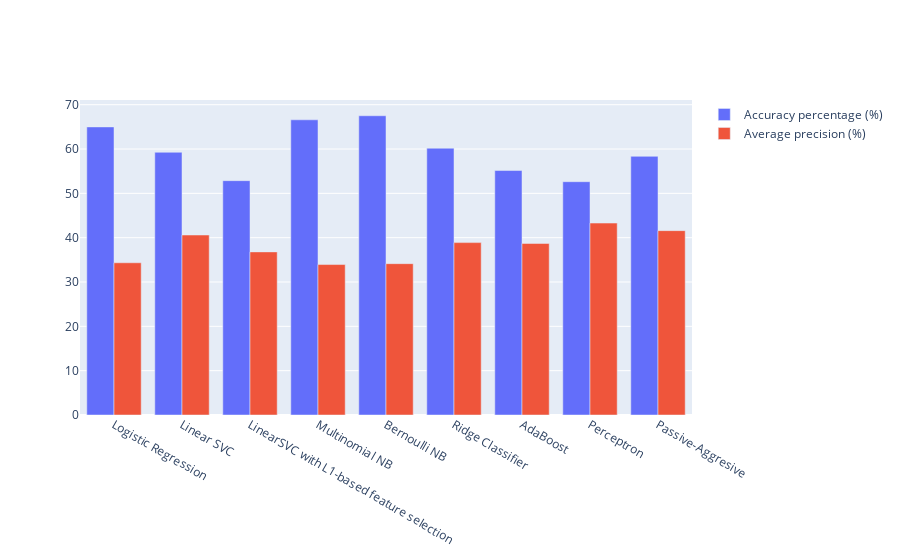

Notebook source saved alongside this figure:
### Markdown cell above
Now we plot the summary of this comparison like below, namely the accuracy of each model, their train and test time, and their average precision.

### Code cell
import plotly.offline as py
py.init_notebook_mode(connected=True)
import plotly.graph_objs as go

import numpy as np

acc=[]
names = []
avg_ = []
fp_ = []
tp_ = []

for name, accuracy, prec, rec, avg, fp, tp in result:
    acc.append(accuracy*100)
    names.append(name)

    avg_.append(avg*100)
    fp_.append(fp)
    tp_.append(tp)
trace1 = go.Bar(
    x=names,
    y=acc,
    name='Accuracy percentage (%)'
)
trace3 = go.Bar(
    x=names,
    y=avg_,
    name='Average precision (%)'
)


data = [trace1, trace3]
layout = go.Layout(
    barmode='group'
)

fig = go.Figure(data=data, layout=layout)
py.iplot(fig, filename='grouped-bar')

### Figure 1 — Plotly figure (JSON) as saved in the notebook; plotly's stock layout.template omitted (floating-point values rounded to 4 significant figures)
{"data": [{"name": "Accuracy percentage (%)", "type": "bar", "x": ["Logistic Regression", "Linear SVC", "LinearSVC with L1-based feature selection", "Multinomial NB", "Bernoulli NB", "Ridge Classifier", "AdaBoost", "Perceptron", "Passive-Aggresive"], "y": [64.99, 59.27, 52.86, 66.59, 67.51, 60.18, 55.15, 52.63, 58.35]}, {"name": "Average precision (%)", "type": "bar", "x": ["Logistic Regression", "Linear SVC", "LinearSVC with L1-based feature selection", "Multinomial NB", "Bernoulli NB", "Ridge Classifier", "AdaBoost", "Perceptron", "Passive-Aggresive"], "y": [34.34, 40.6, 36.79, 33.94, 34.14, 38.89, 38.7, 43.3, 41.59]}], "layout": {"barmode": "group"}}
